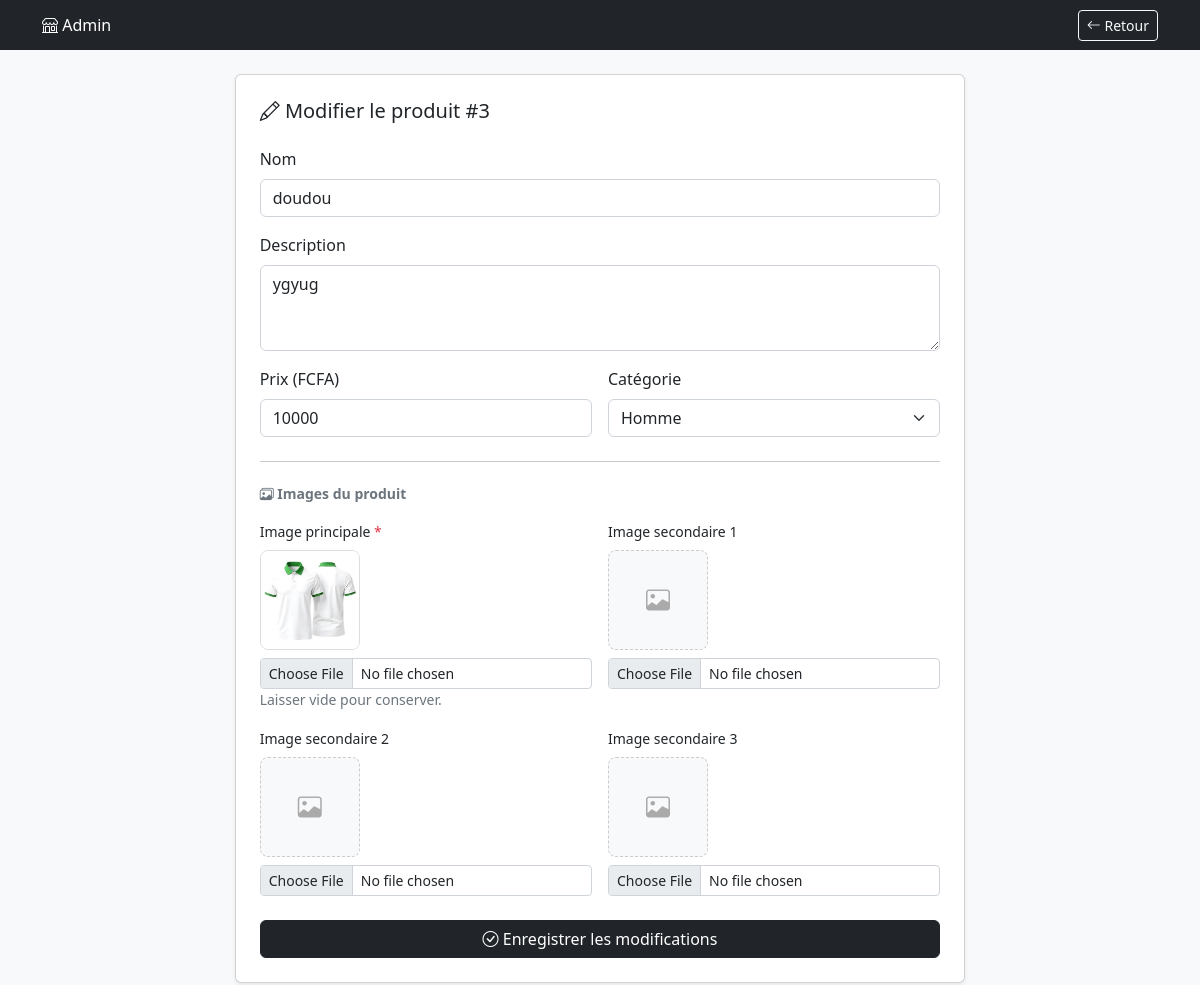
Screenshot of /admin/produit_modifier.php?id=3 (signed in) with the database file from the repository.
### tables this page shows
CREATE TABLE `produits` (
  `id` int(11) NOT NULL,
  `nom` varchar(150) NOT NULL,
  `description` text DEFAULT NULL,
  `prix` int(11) NOT NULL,
  `image` varchar(255) DEFAULT NULL,
  `imag` varchar(255) DEFAULT NULL,
  `ima` varchar(255) DEFAULT NULL,
  `im` varchar(255) DEFAULT NULL,
  `categorie_id` int(11) NOT NULL,
  `created_at` timestamp NOT NULL DEFAULT current_timestamp()
);

CREATE TABLE `categories` (
  `id` int(11) NOT NULL,
  `nom` varchar(100) NOT NULL,
  `slug` varchar(100) NOT NULL,
  `created_at` timestamp NOT NULL DEFAULT current_timestamp()
);

### admin/produit_modifier.php (the view, shortened to what this page needs)
<?php
require_once __DIR__ . '/../config/database.php';
$id = (int)($_GET['id'] ?? 0);
$stmt = $pdo->prepare('SELECT * FROM produits WHERE id = ?');
$stmt->execute([$id]);
$produit = $stmt->fetch();
$categories = $pdo->query('SELECT * FROM categories ORDER BY nom')->fetchAll();
?>
<!DOCTYPE html>
<html lang="fr">
<head>
    <link rel="stylesheet" href="../bootstrap-5.2.3-dist/css/bootstrap.min.css">
    <link rel="stylesheet" href="../bootstrap-iconss/font/bootstrap-icons.css">
</head>
<body class="bg-light">
<nav class="navbar navbar-dark bg-dark py-2">
    <div class="container-fluid container-lg">
        <a class="navbar-brand fs-6 fs-sm-5 mb-0" href="index.php">
            <i class="bi bi-shop"></i> Admin
        </a>
        <a href="produits.php" class="btn btn-outline-light btn-sm">
            <i class="bi bi-arrow-left"></i> Retour
        </a>
    </div>
</nav>
<div class="container-fluid container-lg py-4 px-3">
    <div class="row justify-content-center">
        <div class="col-12 col-md-10 col-lg-8">
            <div class="card shadow-sm">
                <div class="card-body p-3 p-md-4">
                    <h3 class="mb-4 fs-5 fs-md-4">
                        <i class="bi bi-pencil"></i> Modifier le produit #<?= $id ?>
                    </h3>
                    <form method="POST" enctype="multipart/form-data">
                        <div class="mb-3">
                            <label class="form-label">Nom</label>
                            <input type="text" name="nom" class="form-control"
                                value="<?= htmlspecialchars($produit['nom']) ?>" required>
                        </div>
                        <div class="mb-3">
                            <label class="form-label">Description</label>
                            <textarea name="description" class="form-control" rows="3"><?= htmlspecialchars($produit['description']) ?></textarea>
                        </div>
                        <div class="row g-3">
                            <div class="col-12 col-md-6">
                                <label class="form-label">Prix (FCFA)</label>
                                <input type="number" name="prix" class="form-control"
                                    value="<?= $produit['prix'] ?>" min="0" required>
                            </div>
                            <div class="col-12 col-md-6">
                                <label class="form-label">Catégorie</label>
                                <select name="categorie_id" class="form-select" required>
                                    <?php foreach ($categories as $c): ?>
                                        <option value="<?= $c['id'] ?>"
                                            <?= $c['id'] == $produit['categorie_id'] ? 'selected' : '' ?>>
                                            <?= htmlspecialchars($c['nom']) ?>
                                        </option>
                                    <?php endforeach; ?>
                                </select>
                            </div>
                        </div>
                        <hr class="my-4">
                        <h6 class="text-muted mb-3 small fw-bold">
                            <i class="bi bi-images"></i> Images du produit
                        </h6>
                        <div class="row g-3">
                            <div class="col-12 col-md-6">
                                <label class="form-label small">
                                    Image principale <span class="text-danger">*</span>
                                </label>
                                <div class="mb-2">
                                    <img src="../<?= htmlspecialchars($produit['image']) ?>"
                                        style="width:100px;height:100px;object-fit:cover;border-radius:8px;border:1px solid #ddd;">
                                </div>
                                <input type="file" name="image" class="form-control form-control-sm" accept="image/*">
                                <small class="text-muted d-block">Laisser vide pour conserver.</small>
                            </div>
                            <div class="col-6 col-md-6">
                                <label class="form-label small">
                                    Image secondaire 1
                                </label>
                                <div class="mb-2">
                                    <?php if (!empty($produit['imag'])): ?>
                                        <img src="../<?= htmlspecialchars($produit['imag']) ?>"
                                            style="width:100px;height:100px;object-fit:cover;border-radius:8px;border:1px solid #ddd;">
                                    <?php else: ?>
                                        <div style="width:100px;height:100px;display:flex;align-items:center;justify-content:center;background:#f8f9fa;border:1px dashed #ccc;border-radius:8px;color:#aaa;">
                                            <i class="bi bi-image fs-4"></i>
                                        </div>
                                    <?php endif; ?>
                                </div>
                                <input type="file" name="imag" class="form-control form-control-sm" accept="image/*">
                            </div>
                            <div class="col-6 col-md-6">
                                <label class="form-label small">
                                    Image secondaire 2
                                </label>
                                <div class="mb-2">
                                    <?php if (!empty($produit['ima'])): ?>
                                        <img src="../<?= htmlspecialchars($produit['ima']) ?>"
                                            style="width:100px;height:100px;object-fit:cover;border-radius:8px;border:1px solid #ddd;">
                                    <?php else: ?>
                                        <div style="width:100px;height:100px;display:flex;align-items:center;justify-content:center;background:#f8f9fa;border:1px dashed #ccc;border-radius:8px;color:#aaa;">
                                            <i class="bi bi-image fs-4"></i>
                                        </div>
                                    <?php endif; ?>
                                </div>
                                <input type="file" name="ima" class="form-control form-control-sm" accept="image/*">
                            </div>
                            <div class="col-6 col-md-6">
                                <label class="form-label small">
                                    Image secondaire 3
                                </label>
                                <div class="mb-2">
                                    <?php if (!empty($produit['im'])): ?>
                                        <img src="../<?= htmlspecialchars($produit['im']) ?>"
                                            style="width:100px;height:100px;object-fit:cover;border-radius:8px;border:1px solid #ddd;">
                                    <?php else: ?>
                                        <div style="width:100px;height:100px;display:flex;align-items:center;justify-content:center;background:#f8f9fa;border:1px dashed #ccc;border-radius:8px;color:#aaa;">
                                            <i class="bi bi-image fs-4"></i>
                                        </div>
                                    <?php endif; ?>
                                </div>
                                <input type="file" name="im" class="form-control form-control-sm" accept="image/*">
                            </div>
                        </div>
                        <button class="btn btn-dark w-100 mt-4">
                            <i class="bi bi-check-circle"></i> Enregistrer les modifications
                        </button>
                    </form>
                </div>
            </div>
        </div>
    </div>
</div>
</body>
</html>

### rows the page displays
produits: nom "doudou", description "ygyug", prix "10000", categorie_id "Homme", image (picture)

### other values shown
$id "3"
